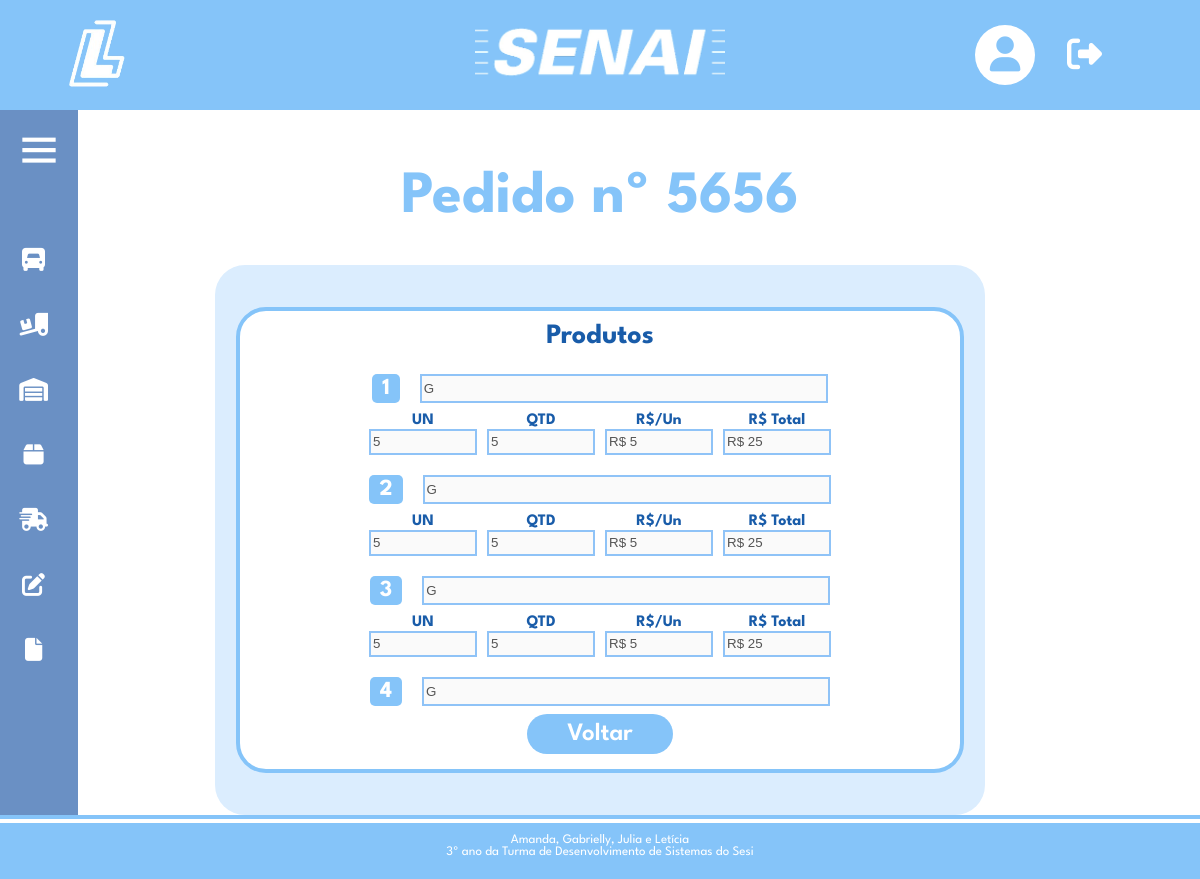
Page /detalhesPedido.php?pedido=5656 (signed in) on the committed database.
### tables this page shows
CREATE TABLE `pedidos` (
  `id` int(11) NOT NULL,
  `pedido` int(11) NOT NULL,
  `produto` varchar(200) NOT NULL,
  `unidades` varchar(255) NOT NULL,
  `quantidades` int(11) NOT NULL,
  `valor` float NOT NULL,
  `total` float NOT NULL,
  `ncm` int(11) NOT NULL,
  `cst` int(11) NOT NULL,
  `cfop` int(11) NOT NULL,
  `doca` varchar(10) NOT NULL,
  `faltando` tinyint(11) NOT NULL,
  `avaria` tinyint(11) NOT NULL,
  `totalcompra` float NOT NULL,
  `posicao` varchar(2) NOT NULL,
  `cnpj` varchar(15) NOT NULL,
  `id_danfe` varchar(11) NOT NULL
);

### detalhesPedido.php (the view, shortened to what this page needs)
<!DOCTYPE html>
<html lang="pt-BR">
<?php
include_once('config.php');
?>
<head>
  <link rel="stylesheet" type="text/css" href="estiloHome.css" media="screen" />
  <link rel="stylesheet" type="text/css" href="estiloDetalhesPedido.css" media="screen" />
  <link rel="stylesheet" type="text/css" href="estiloPedido.css" media="screen" />
  <link href='https://unpkg.com/boxicons@2.0.7/css/boxicons.min.css' rel='stylesheet'>
</head>
<body>
  <header class="header-topo">
    <div class="logSenai">
      <a href="home.php"><img src="imagens/logo-logsenai.png" alt="Minha Figura" width="75" height="auto"></a>
    </div>
    <div class="logo">
      <a href="home.php"><img src="imagens/senai-branco.png" alt="Minha Figura" width="250" height="auto"></a>
    </div>
    <div class="menu-header">
      <div class="dropdown-perfil">
        <a href="#">
          <div class="circulo">
            <i class="fa-solid fa-user"></i>
          </div>
        </a>
      </div>
      <a href="sair.php"><i class="fa-solid fa-right-from-bracket"></i></a>
    </div>
  </header>
  <div class="sidebar close">
    <div class="logo-details">
      <i class="bx bx-menu"></i>
    </div>
    <ul class="nav-links">
      <li>
        <div class="iocn-link">
          <a href="#">
            <i class="fa-solid  fa-truck-front"></i>
          </a>
        </div>
      </li>
      <li>
        <div class="iocn-link">
          <a href="movimentacao.php">
            <i class="fa-solid fa-truck-ramp-box"></i>
          </a>
        </div>
      </li>
      <li>
        <a href="estoque.php">
          <i class="fa-solid fa-warehouse"></i>
        </a>
      </li>
      <li>
        <a href="picking.php">
          <i class="fa-solid fa-box"></i>
        </a>
      </li>
      <li>
        <div class="iocn-link">
          <a href="#">
            <i class="fa-solid fa-truck-fast"></i>
          </a>
        </div>
      </li>
      <li>
        <div class="iocn-link">
          <a href="controleSolicitacoes.php">
            <i class="fa-solid fa-pen-to-square"></i>
          </a>
        </div>
      </li>
      <li>
        <a href="relatorios.php">
          <i class="fa-solid fa-file"></i>
        </a>
      </li>
    </ul>
  </div>
  <div class="conteudo">
    <div class="titulo-conteudo">
      <?php
      if (isset($_GET['pedido'])) {
        $pedido = $_GET['pedido'];
        $sql = "SELECT * FROM pedidos WHERE pedido = '$pedido'";
        $resultado = $conexao->query($sql);
      } else {
        echo "<p>Número de pedido não especificado.</p>";
      }
      if (isset($pedido)) {
        echo "<h1>Pedido nº $pedido</h1>";
      }
      ?>
    </div>
    <div class="linhaD">
      <div class="quadroD">
        <div class="borda-quadro">
          <div class="borda">
            <div class="quadro-pedidos">
              <div class="titulo-quadro-pedidos">
                <p>Produtos</p>
              </div>
              <div class="produtos">
                <?php
                if ($resultado && $resultado->num_rows > 0) {
                  $contador = 1;
                  while ($row = $resultado->fetch_array()) {
                ?>
                    <div class="produto">
                      <div class="linha1">
                        <div class="quadrado-numero">
                          <p><?php echo $contador; ?></p>
                        </div>
                        <input type="text" name="produto" value="<?php echo $row['produto']; ?>" disabled>
                      </div>
                      <div class="linha2">
                        <div class="bloco">
                          <label>UN</label>
                          <input type="text" name="unidades" value="<?php echo $row['unidades']; ?>" disabled>
                        </div>
                        <div class="bloco">
                          <label>QTD</label>
                          <input type="text" name="quantidades" value="<?php echo $row['quantidades']; ?>" disabled>
                        </div>
                        <div class="bloco">
                          <label>R$/Un</label>
                          <input type="text" name="valor" value="R$ <?php echo $row['valor']; ?>" disabled>
                        </div>
                        <div class="bloco">
                          <label>R$ Total</label>
                          <input type="text" name="total" value="R$ <?php echo $row['total']; ?>" disabled>
                        </div>
                      </div>
                    </div>
                <?php
                    $contador++;
                  }
                } else {
                  echo "<p>Erro na consulta: " . $conexao->error . "</p>";
                }
                ?>
              </div>
              <div class="linhaFinal">
                <a href="pedidodoca.php"><button>Voltar</button></a>
              </div>
            </div>
          </div>
        </div>
      </div>
    </div>
  </div>
  <?php
  include_once('footer.php');
  ?>
</body>
</html>

### estiloHome.css (style rules this page uses)
body, html { height: 100%; width: 100%; margin: 0px; }
p { margin: 0; }
.header-topo { background-color: #85C4F9; width: 100%; height: auto; padding: 10px 0px; display: flex; justify-content: space-between; }
.logo { margin: 10px 5px 5px 10px; justify-self: center; }
.logSenai { margin: 5px 120PX 5px 5%; }
.menu-header { display: flex; align-items: center; justify-content: space-around; margin: 5px 8% 5px 5px }
.menu-header a { margin-left: 30px; display: flex; align-items: center; text-decoration: none; }
.menu-header i { font-size: 35px; color: #fff; margin: 0px 2px; }
.circulo { width: 60px; height: 60px; background-color: #fff; border-radius: 40px; display: flex; justify-content: center; align-items: center; }
.circulo i { color:#85C4F9; font-size: 35px; }
.titulo-conteudo { width: 100%; height: auto; display: flex; justify-content: center; }
.titulo-conteudo h1 { font-size: 60px; font-weight: bold; font-family: "League Spartan", sans-serif; color: #85C4F9; margin-top: 60px; }
.sidebar { position: fixed; left: 0; height: 100%; width: 260px; background: #6A90C4; transition: all 0.5s ease; }
.sidebar.close { width: 78px; }
.sidebar .logo-details { height: 60px; width: 100%; display: flex; align-items: center; margin-top: 10px; }
.sidebar .logo-details i { font-size: 50px; color: #fff; height: 50px; min-width: 78px; text-align: center; line-height: 50px; }
.sidebar .nav-links { height: 100%; padding: 30px 0 150px 0; overflow: auto; }
.sidebar.close .nav-links { overflow: visible; }
.sidebar .nav-links li { position: relative; list-style: none; transition: all 0.4s ease; }
.sidebar .nav-links li .iocn-link { display: flex; align-items: center; justify-content: space-between; }
.sidebar.close .nav-links li .iocn-link { display: block }
.sidebar .nav-links li i { height: 65px; min-width: 67px; text-align: center; line-height: 66px; color: #fff; font-size: 23px; cursor: pointer; transition: all 0.3s ease; }
.sidebar .nav-links li a { display: flex; align-items: center; text-decoration: none; }
.bx-menu { cursor:pointer; }

### estiloDetalhesPedido.css (style rules this page uses)
.linhaD { width: 100%; display: flex; justify-content: center; }
.quadroD { width: auto; height: auto; }
.quadro-pedidos { background-color: #fff; border: 4px solid #85c4f9; border-radius: 30px; padding: 10px; width: 700px; }
.borda-quadro { width: 100%; justify-content: center; display: flex; height: auto; }
.borda { width: 770px; height: 550px; background-color: #dbedfe; display: flex; justify-content: center; align-items: center; border-radius: 30px; }
.titulo-quadro-pedidos { width: 100%; display: flex; margin-top: 2px; justify-content: center; margin-bottom: 15px; }
.titulo-quadro-pedidos p { color: #195ca9; font-size: 28px; font-family: "League Spartan", sans-serif; font-weight: 700; }
.linha1 { display: flex; width: 100%; justify-content: center; margin-top: 10px; margin-bottom: 10px; }
.linha1 input { width: 400px; margin-left: 20px; border: 2px solid #8fc3f7; }
.quadrado-numero { background-color: #85c4f9;border-radius: 5px; padding: 4px 10px; text-align: center; }
.quadrado-numero p { font-family: "League Spartan", sans-serif; color:#fff; font-weight: 700; font-size: 23px; }
.linha2 { display: flex; justify-content: center; }
.linha2 input { border: 2px solid #8fc3f7; margin: 0px 5px; height: 20px; width: 100px; margin-top: 1px; }
.linha2 label { color: #195ca9; font-size: 16px; font-weight: 700; font-family: "League Spartan", sans-serif; }
.bloco { display: flex; flex-direction: column; align-items: center; }
.produto { margin-bottom: 20px; }
.linhaFinal { width: 100%; display: flex; justify-content: center; margin-bottom: 5px; }
.linhaFinal button { border: none; background-color: #85c4f9; color: #fff; font-size: 25px; font-weight: 600; font-family: "League Spartan", sans-serif; padding: 8px 40px; border-radius: 30px; }
.produtos { display: block; height: 350px; overflow-y: scroll; }

### rows in the picture
pedidos: produto "G", unidades "5", quantidades "5", valor "R$ 5", total "R$ 25"
pedidos: produto "G", unidades "5", quantidades "5", valor "R$ 5", total "R$ 25"
pedidos: produto "G", unidades "5", quantidades "5", valor "R$ 5", total "R$ 25"
pedidos: produto "G"

### other values in the picture
$pedido "5656"
